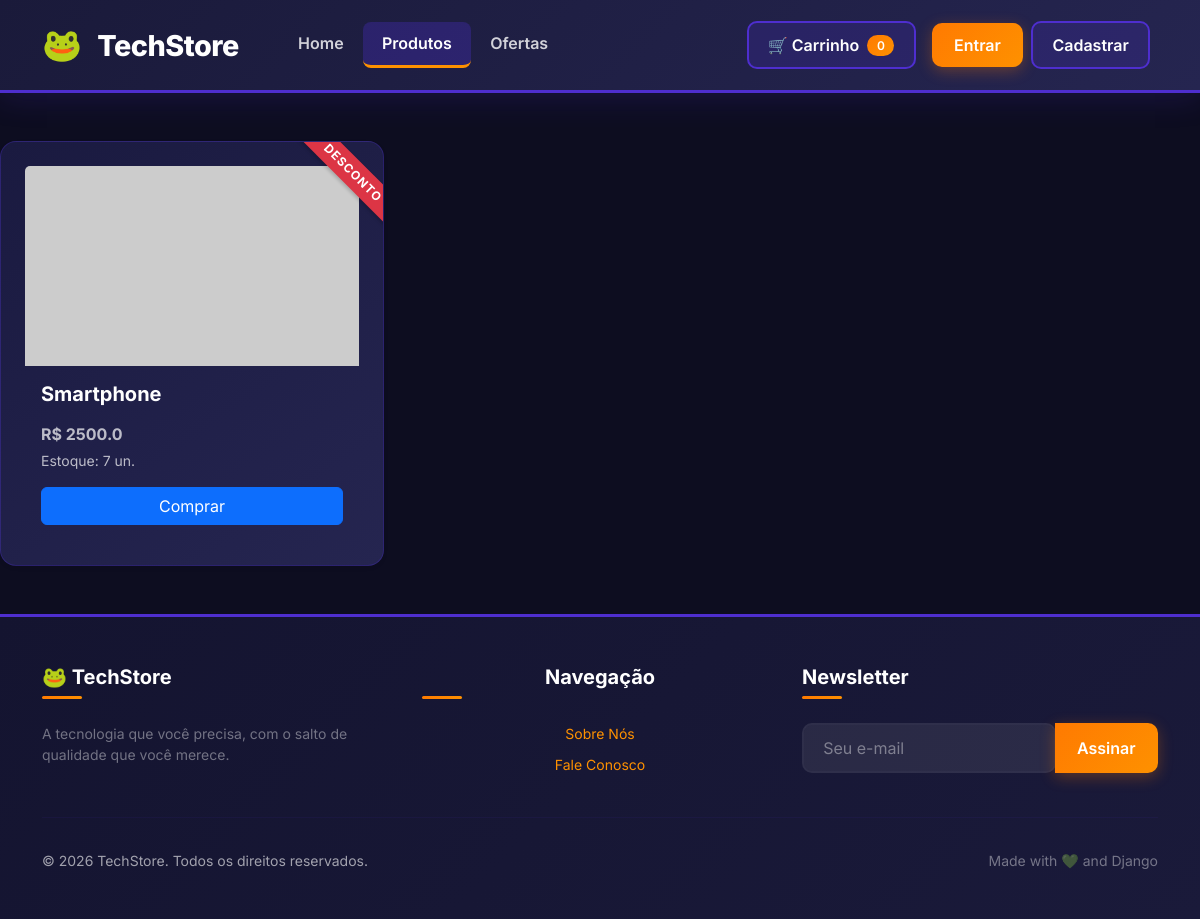
/produtos/, run on an earlier commit of the app's database.
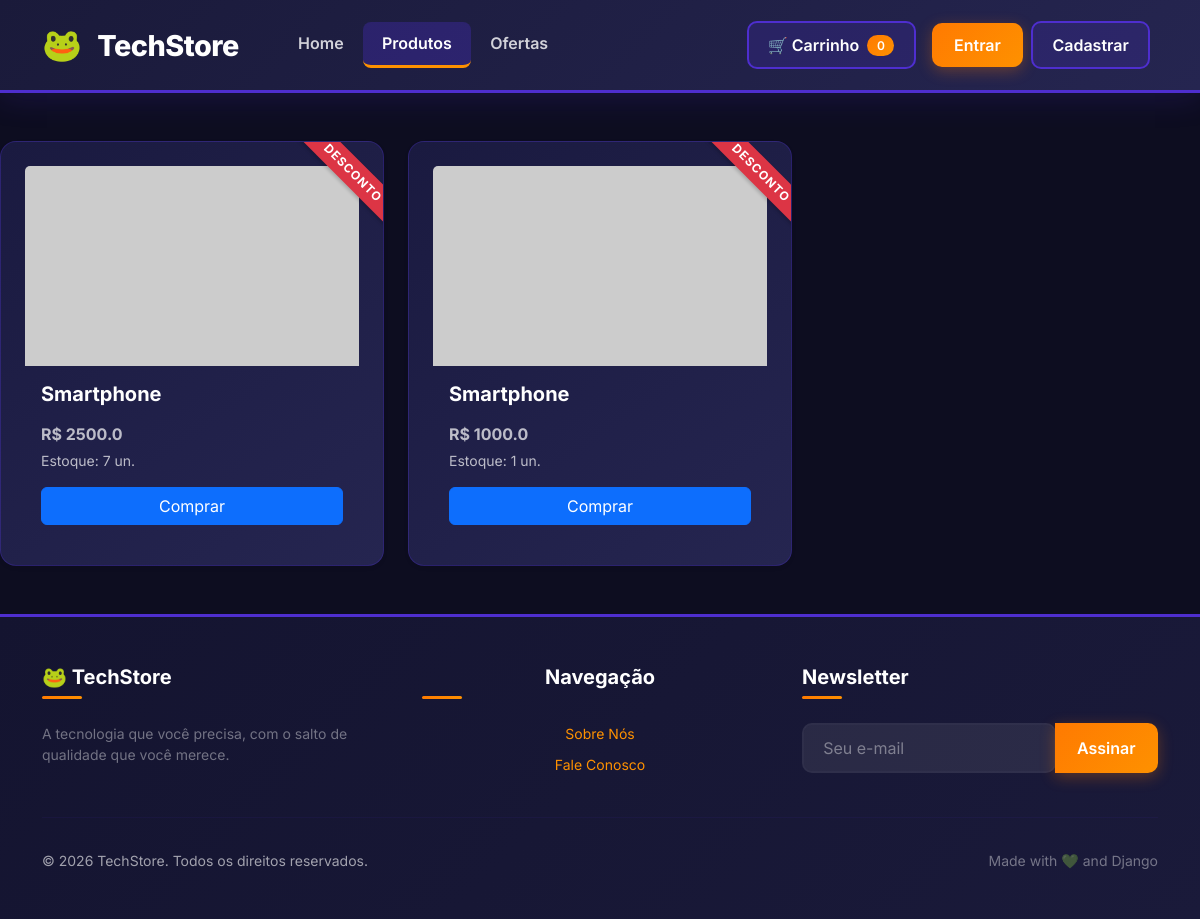
And on a later commit of the database.
### app/models.py (models this page shows, shortened)
class Produto(models.Model):
    imagem = models.CharField(max_length=500, blank=True, null=True)
    nome = models.CharField(max_length=200)
    preco = models.FloatField()
    estoque = models.IntegerField()
    desconto = models.BooleanField(default=False)
    apagado = models.BooleanField(default=False)

### app/views.py (the view)
# urls.py: path('produtos/', views.produtos_view, name='produtos'),
def produtos_view(request):
    produtos = Produto.objects.all()
    if request.method == 'POST':
        action = request.POST.get('action')
        if action == 'update':
            produto_id = request.POST.get('produto_id')
            produto = get_object_or_404(Produto, id=produto_id)
            data = request.POST.copy()
            data['desconto'] = 'desconto' in request.POST
            data['apagado'] = 'apagado' in request.POST
            form = ProdutoForm(data, instance=produto)
            if form.is_valid():
                form.save()
                return redirect('produtos')
        else:
            form = ProdutoForm(request.POST)
            if form.is_valid():
                form.save()
                return redirect('produtos')
    else:
        form = ProdutoForm()
    context = {
        'produtos': produtos,
        'form': form
    }
    return render(request, 'produtos.html', context)

### app/forms.py
class ProdutoForm(forms.ModelForm):
    class Meta:
        model = Produto
        fields = ['imagem', 'nome', 'preco', 'estoque', 'desconto', 'apagado']

### app/templates/produtos.html (shortened to what this page needs)
{% extends 'base.html' %}
{% block content %}
  <div class="row row-cols-1 row-cols-md-3 g-4">
    {% for i in produtos %}
      {% if i.estoque > 0 and not i.apagado %}
        <div class="col">
          <div class="card h-100 shadow-sm card-ribbon-wrapper">
            {% if i.desconto %}
              <div class="ribbon-discount">DESCONTO</div>
            {% endif %}
            <img src="{{ i.imagem|default:'https://via.placeholder.com/300x200?text=Sem+Imagem' }}" class="card-img-top" alt="{{ i.nome }}" style="height: 200px; object-fit: cover;">
            <div class="card-body">
              <div class="d-flex justify-content-between align-items-center mb-2">
                <h5 class="card-title mb-0">{{ i.nome }}</h5>
              </div>
              <p class="card-text fw-bold mb-1">R$ {{ i.preco }}</p>
              <p class="card-text text-muted small mb-3">Estoque: {{ i.estoque }} un.</p>
              <a href="#" class="btn btn-primary w-100">Comprar</a>
            </div>
          </div>
        </div>
      {% endif %}
    {% endfor %}
  </div>
{% endblock %}

What changed in the data, as far as the page shows it:
added Produto: apagado False (drawn), nome "Smartphone", preco "1000.0", estoque "1"
